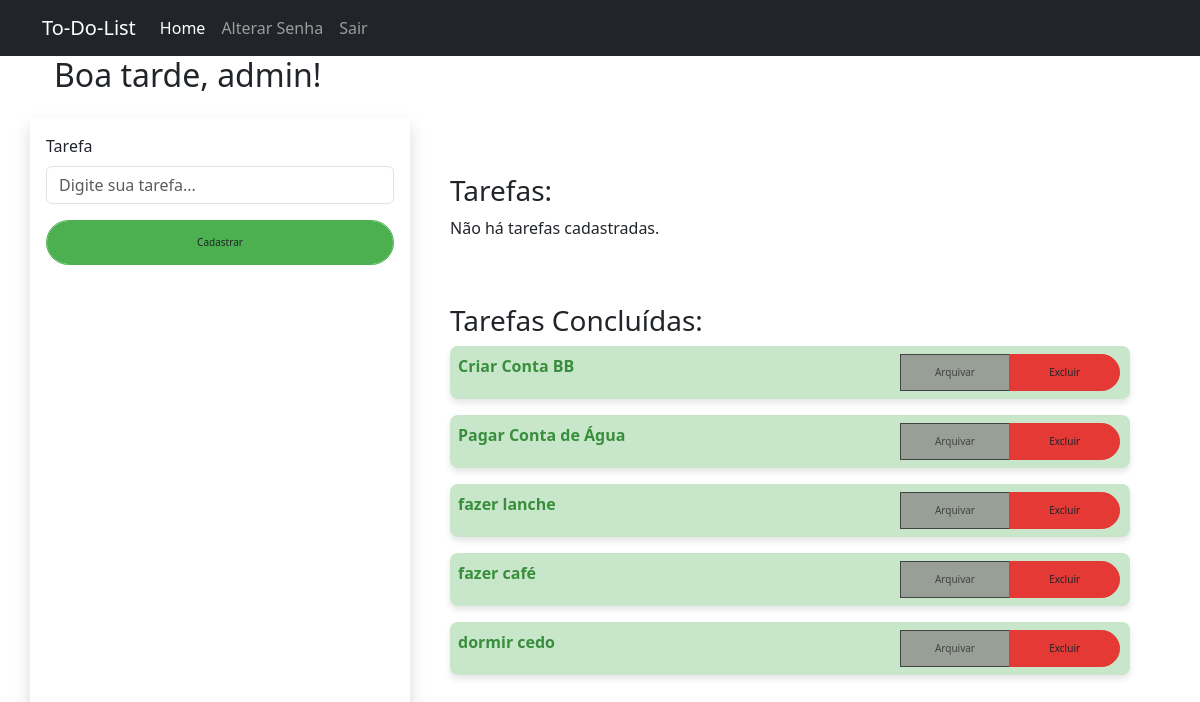
Page / (signed in) on the earlier database version.
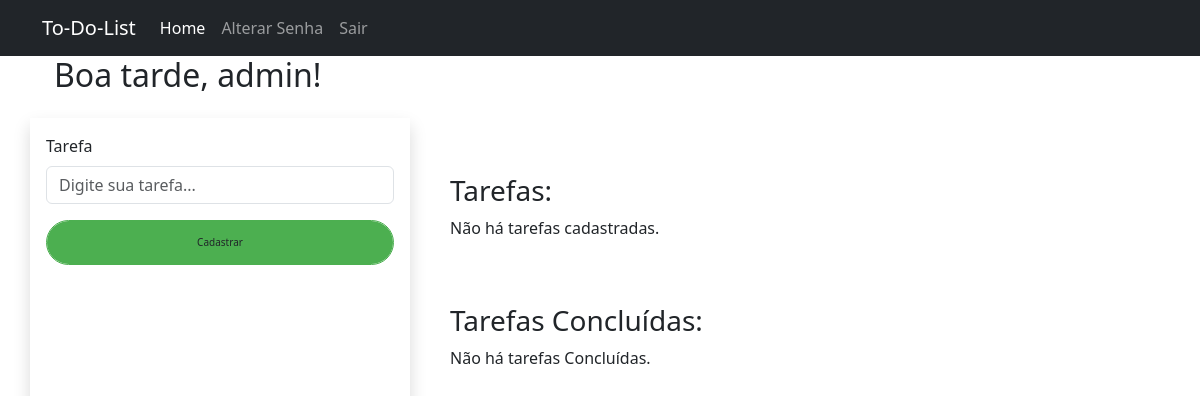
Same page on the later database version.
### to_do_lists/models.py (models this page shows)
class Tarefa(models.Model):
    user = models.ForeignKey(User, on_delete=models.CASCADE)
    tarefa = models.CharField(max_length=50)
    concluido = models.BooleanField(default=False)
    def __str__(self):
        return self.tarefa

### to_do_lists/views.py (the view)
# urls.py: path('', views.index, name='index'),
@never_cache
def index(request):
    response = render(request, 'to_do_lists/index.html')
    if request.user.is_authenticated:
        response['Cache-Control'] = 'no-cache, no-store, must-revalidate'
        response['Pragma'] = 'no-cache'
        response['Expires'] = '0'
        tarefas_total = Tarefa.objects.filter(user=request.user)
        if tarefas_total is not None:
            tarefas_concluidas = []
            tarefas_nao_concluidas = []
            for tarefa in tarefas_total:
                if tarefa.concluido == True:
                    tarefas_concluidas.append(tarefa)
                else:
                    tarefas_nao_concluidas.append(tarefa)
        else:
            tarefas_concluidas = None
            tarefas_nao_concluidas = None
        if request.method == 'POST':
            form = TarefaForm(request.POST)
            if form.is_valid():
                user = request.user
                tarefa = form.cleaned_data['tarefa']
                concluido = False
                new_tarefa = Tarefa.objects.create(user=user, tarefa=tarefa, concluido=concluido)
                new_tarefa.save()
                return redirect('index')
            else:
                context = {'form':form,
                            'tarefas_concluidas': tarefas_concluidas,
                            'tarefas_nao_concluidas': tarefas_nao_concluidas,
                        }
                response = render(request, 'to_do_lists/index.html', context)
                return response
        else:
            form = TarefaForm()
            context = {'form':form,
                        'tarefas_concluidas': tarefas_concluidas,
                        'tarefas_nao_concluidas': tarefas_nao_concluidas,
                    }
            return render(request, 'to_do_lists/index.html', context)
    else:
        return response

### to_do_lists/forms.py
class TarefaForm(forms.Form):
    tarefa = forms.CharField(
        max_length=50,
        required=True,
        widget=forms.TextInput(
            attrs={
                'id': 'id_tarefa',
                'class': 'form-control',
                'placeholder': 'Digite sua tarefa...',
            }
        )
        )

### to_do_lists/templates/to_do_lists/index.html (shortened to what this page needs)
{% extends "to_do_lists/base.html" %}
{% load static %}
{% block content %}
{% if user.is_authenticated %}
<div class="col-12 container">
    <h2 id="welcome-message" data-username="{{ user.username }}">
    </h2>
</div>
<div class="row">
    <form method="post" class="shadow p-3 mt-3 col-12 col-md-4">
        <div class="mb-3">
            <label for="id_tarefa" class="form-label">Tarefa</label>
            {{ form.tarefa }}
        </div>
        <button type="submit" class="form-control btn btn-primaryv2">Cadastrar</button>
    </form>
    <div class="mt-3 p-4 col-12 col-md-8">
        <div class="p-3 mt-3 col-12">
            <h3>Tarefas:</h3>
            {% if tarefas_nao_concluidas %}
            {% for tarefa in tarefas_nao_concluidas %}
            <div class="mb-3 col-12 text-bg-primaryv2 p-2 input-group">
                <span class="col-8">{{ tarefa.tarefa }}</span>
                <a class="btn btn-concluir col-2" href="{% url 'concluir' id=tarefa.id %}">Concluir</a>
                <a class="btn btn-dangerv2 col-2" href="{% url 'excluir' id=tarefa.id %}">Excluir</a>
            </div>
            {% endfor %}
            {% else %}
            <p>Não há tarefas cadastradas.</p>
            {% endif %}
        </div>
        <div class="p-3 mt-3 col-12">
            <h3>Tarefas Concluídas:</h3>
            {% if tarefas_concluidas %}
            {% for tarefa in tarefas_concluidas %}
            <div class="mb-3 col-12 text-bg-infov2 p-2 input-group">
                <span class="col-8">{{ tarefa }}</span>
                <a class="btn btn-archived col-2" href="#">Arquivar</a>
                <a class="btn btn-dangerv2 col-2" href="#">Excluir</a>
            </div>
            {% endfor %}
            {% else %}
            <p>Não há tarefas Concluídas.</p>
            {% endif %}
        </div>
    </div>
</div>
{% else %}
<div class="container justify-content-center">
    <h4 class="mt-5 text-center">
        <a href="{% url 'register' %}" class="mt-5">Clique aqui</a> para realizar seu cadastro
    </h4>
</div>
{% endif %}
<link rel="stylesheet" href="{% static 'css/styles.css' %}">
{% endblock content %}

Differences in the rows shown:
removed Tarefa: tarefa "Criar Conta BB"
removed Tarefa: tarefa "Pagar Conta de Água"
removed Tarefa: tarefa "fazer lanche"
removed Tarefa: tarefa "fazer café"
removed Tarefa: tarefa "dormir cedo"
Other differences:
text now shown: "Não há tarefas Concluídas."
